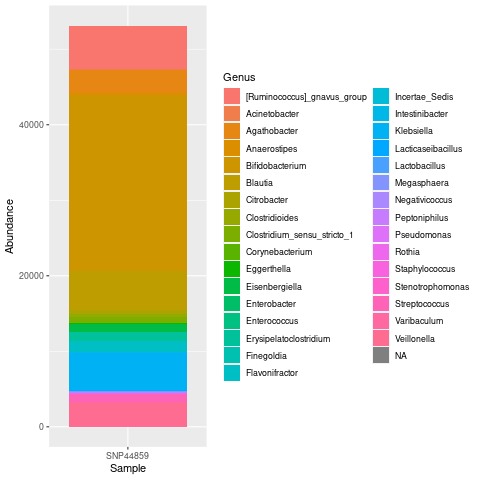

Recreate this plot in R.
library(ggplot2)
genus_taxa<-read.table("genus_plot.tsv",header=F)
genus_taxa<-cbind(genus_taxa,rep("SNP44859",dim(genus_taxa)[1]))
colnames(genus_taxa)<-c("Genus","Abundance","Sample")
png("genus_plot.png")
ggplot(genus_taxa,aes(x=Sample,y=Abundance,fill=Genus))+geom_bar(position="stack", stat="identity")
dev.off()
